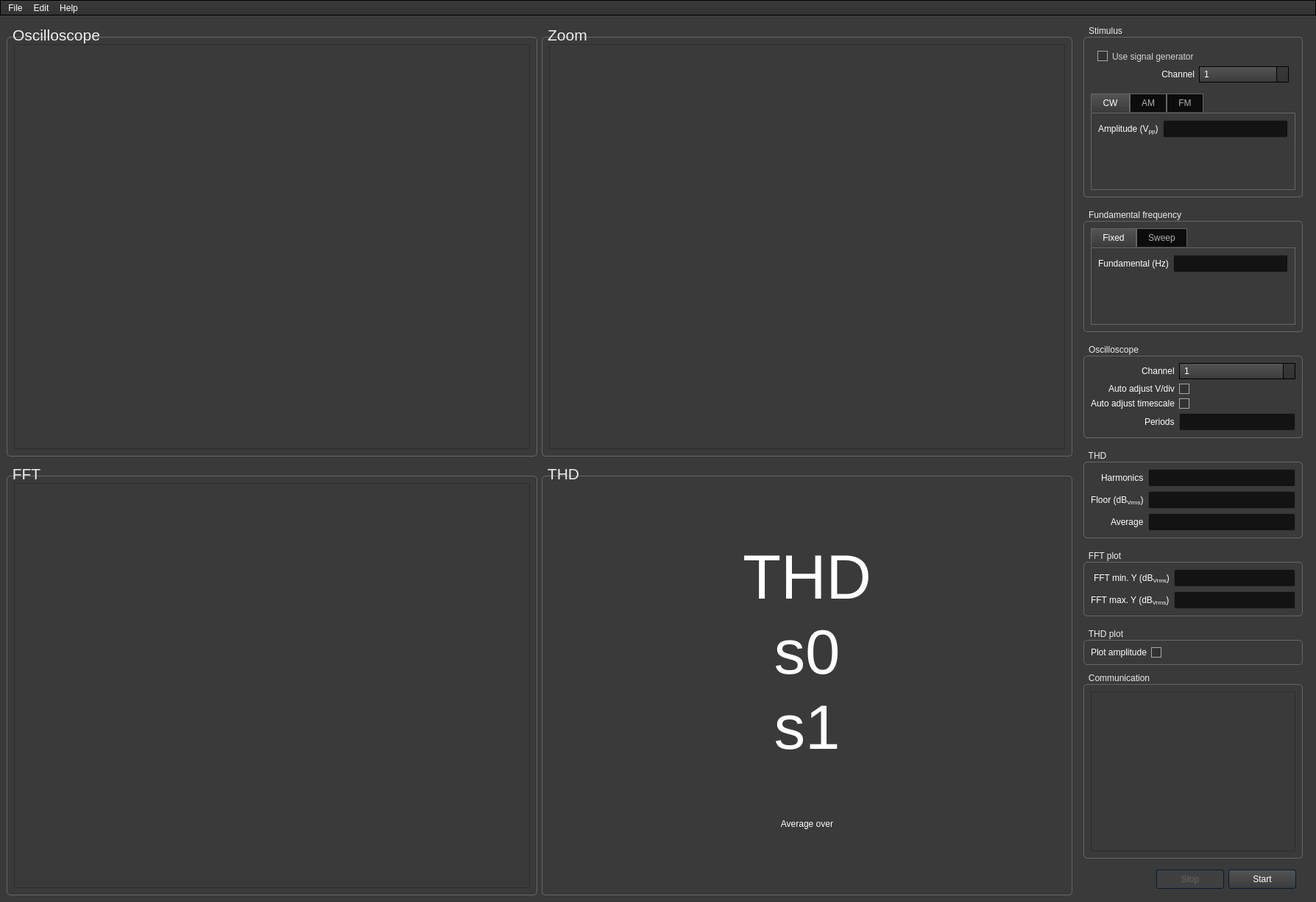
<?xml version="1.0" encoding="UTF-8"?>
<ui version="4.0">
 <class>MainWindow</class>
 <widget class="QMainWindow" name="MainWindow">
  <property name="geometry">
   <rect>
    <x>0</x>
    <y>0</y>
    <width>1788</width>
    <height>1225</height>
   </rect>
  </property>
  <property name="sizePolicy">
   <sizepolicy hsizetype="Expanding" vsizetype="Expanding">
    <horstretch>0</horstretch>
    <verstretch>0</verstretch>
   </sizepolicy>
  </property>
  <property name="windowTitle">
   <string>Yolo</string>
  </property>
  <property name="styleSheet">
   <string notr="true">/*Copyright (c) DevSec Studio. All rights reserved.

MIT License

Permission is hereby granted, free of charge, to any person obtaining a copy
of this software and associated documentation files (the &quot;Software&quot;), to deal
in the Software without restriction, including without limitation the rights
to use, copy, modify, merge, publish, distribute, sublicense, and/or sell
copies of the Software, and to permit persons to whom the Software is
furnished to do so, subject to the following conditions:

The above copyright notice and this permission notice shall be included in all
copies or substantial portions of the Software.

THE SOFTWARE IS PROVIDED *AS IS*, WITHOUT WARRANTY OF ANY KIND, EXPRESS OR
IMPLIED, INCLUDING BUT NOT LIMITED TO THE WARRANTIES OF MERCHANTABILITY,
FITNESS FOR A PARTICULAR PURPOSE AND NONINFRINGEMENT. IN NO EVENT SHALL THE
AUTHORS OR COPYRIGHT HOLDERS BE LIABLE FOR ANY CLAIM, DAMAGES OR OTHER
LIABILITY, WHETHER IN AN ACTION OF CONTRACT, TORT OR OTHERWISE, ARISING FROM,
OUT OF OR IN CONNECTION WITH THE SOFTWARE OR THE USE OR OTHER DEALINGS IN THE SOFTWARE.
*/

/*-----QWidget-----*/
QWidget
{
	background-color: #3a3a3a;
	color: #fff;
	selection-background-color: #b78620;
	selection-color: #000;

}


/*-----QLabel-----*/
QLabel
{
	background-color: transparent;
	color: #fff;

}


/*-----QMenuBar-----*/
QMenuBar 
{
	background-color: qlineargradient(spread:repeat, x1:1, y1:0, x2:1, y2:1, stop:0 rgba(57, 57, 57, 255),stop:1 rgba(50, 50, 50, 255));
	border: 1px solid #000;
	color: #fff;

}


QMenuBar::item 
{
	background-color: transparent;

}


QMenuBar::item:selected 
{
	background-color: rgba(183, 134, 32, 20%);
	border: 1px solid #b78620;
	color: #fff;

}


QMenuBar::item:pressed 
{
	background-color: rgb(183, 134, 32);
	border: 1px solid #b78620;
	color: #fff;

}


/*-----QMenu-----*/
QMenu
{
    background-color: qlineargradient(spread:repeat, x1:1, y1:0, x2:1, y2:1, stop:0 rgba(57, 57, 57, 255),stop:1 rgba(50, 50, 50, 255));
    border: 1px solid #222;
    padding: 4px;
	color: #fff;

}


QMenu::item
{
    background-color: transparent;
    padding: 2px 20px 2px 20px;

}


QMenu::separator
{
   	background-color: rgb(183, 134, 32);
	height: 1px;

}


QMenu::item:disabled
{
    color: #555;
    background-color: transparent;
    padding: 2px 20px 2px 20px;

}


QMenu::item:selected
{
	background-color: rgba(183, 134, 32, 20%);
	border: 1px solid #b78620;
	color: #fff;

}


/*-----QToolBar-----*/
QToolBar
{
	background-color: qlineargradient(spread:repeat, x1:1, y1:0, x2:1, y2:1, stop:0 rgba(69, 69, 69, 255),stop:1 rgba(58, 58, 58, 255));
	border-top: none;
	border-bottom: 1px solid #4f4f4f;
	border-left: 1px solid #4f4f4f;
	border-right: 1px solid #4f4f4f;

}


QToolBar::separator
{
	background-color: #2e2e2e;
	width: 1px;

}


/*-----QToolButton-----*/
QToolButton 
{
	background-color: transparent;
	color: #fff;
	padding: 5px;
	padding-left: 8px;
	padding-right: 8px;
	margin-left: 1px;
}


QToolButton:hover
{
	background-color: rgba(183, 134, 32, 20%);
	border: 1px solid #b78620;
	color: #fff;
	
}


QToolButton:pressed
{
	background-color: qlineargradient(spread:repeat, x1:1, y1:0, x2:1, y2:1, stop:0 rgba(57, 57, 57, 255),stop:1 rgba(50, 50, 50, 255));
	border: 1px solid #b78620;

}


QToolButton:checked
{
	background-color: qlineargradient(spread:repeat, x1:1, y1:0, x2:1, y2:1, stop:0 rgba(57, 57, 57, 255),stop:1 rgba(50, 50, 50, 255));
	border: 1px solid #222;
}


/*-----QPushButton-----*/
QPushButton
{
	background-color: qlineargradient(spread:repeat, x1:1, y1:0, x2:1, y2:1, stop:0 rgba(84, 84, 84, 255),stop:1 rgba(59, 59, 59, 255));
	color: #ffffff;
	min-width: 80px;
	border-style: solid;
	border-width: 1px;
	border-radius: 3px;
	border-color: #051a39;
	padding: 5px;

}


QPushButton::flat
{
	background-color: transparent;
	border: none;
	color: #fff;

}


QPushButton::disabled
{
	background-color: #404040;
	color: #656565;
	border-color: #051a39;

}


QPushButton::hover
{
	background-color: rgba(183, 134, 32, 20%);
	border: 1px solid #b78620;

}


QPushButton::pressed
{
	background-color: qlineargradient(spread:repeat, x1:1, y1:0, x2:1, y2:1, stop:0 rgba(74, 74, 74, 255),stop:1 rgba(49, 49, 49, 255));
	border: 1px solid #b78620;

}


QPushButton::checked
{
	background-color: qlineargradient(spread:repeat, x1:1, y1:0, x2:1, y2:1, stop:0 rgba(74, 74, 74, 255),stop:1 rgba(49, 49, 49, 255));
	border: 1px solid #222;

}


/*-----QLineEdit-----*/
QLineEdit
{
	background-color: #131313;
	color : #eee;
	border: 1px solid #343434;
	border-radius: 2px;
	padding: 3px;
	padding-left: 5px;

}


/*-----QPlainTExtEdit-----*/
QPlainTextEdit
{
	background-color: #131313;
	color : #eee;
	border: 1px solid #343434;
	border-radius: 2px;
	padding: 3px;
	padding-left: 5px;

}


/*-----QTabBar-----*/
QTabBar::tab
{
	background-color: qlineargradient(spread:repeat, x1:1, y1:0, x2:1, y2:1, stop:0 rgba(84, 84, 84, 255),stop:1 rgba(59, 59, 59, 255));
	color: #ffffff;
	border-style: solid;
	border-width: 1px;
	border-color: #666;
	border-bottom: none;
	padding: 5px;
	padding-left: 15px;
	padding-right: 15px;

}


QTabWidget::pane 
{
	background-color: red;
	border: 1px solid #666;
	top: 1px;

}


QTabBar::tab:last
{
	margin-right: 0; 

}


QTabBar::tab:first:!selected
{
	background-color: #0c0c0d;
	margin-left: 0px;

}


QTabBar::tab:!selected
{
	color: #b1b1b1;
	border-bottom-style: solid;
	background-color: #0c0c0d;

}


QTabBar::tab:selected
{
	margin-bottom: 0px;

}


QTabBar::tab:!selected:hover
{
	border-top-color: #b78620;

}


/*-----QComboBox-----*/
QComboBox
{
    background-color: qlineargradient(spread:repeat, x1:1, y1:0, x2:1, y2:1, stop:0 rgba(84, 84, 84, 255),stop:1 rgba(59, 59, 59, 255));
    border: 1px solid #000;
    padding-left: 6px;
    color: #ffffff;
    height: 20px;

}


QComboBox::disabled
{
	background-color: #404040;
	color: #656565;
	border-color: #051a39;

}


QComboBox:on
{
    background-color: #b78620;
	color: #000;

}


QComboBox QAbstractItemView
{
    background-color: #383838;
    color: #ffffff;
    border: 1px solid black;
    selection-background-color: #b78620;
    outline: 0;

}


QComboBox::drop-down
{
	background-color: qlineargradient(spread:repeat, x1:1, y1:0, x2:1, y2:1, stop:0 rgba(57, 57, 57, 255),stop:1 rgba(50, 50, 50, 255));
    subcontrol-origin: padding;
    subcontrol-position: top right;
    width: 15px;
    border-left-width: 1px;
    border-left-color: black;
    border-left-style: solid; 

}


QComboBox::down-arrow
{
    image: url(://arrow-down.png);
    width: 8px;
    height: 8px;
}


/*-----QSpinBox &amp; QDateTimeEdit-----*/
QSpinBox,
QDateTimeEdit 
{
    background-color: #131313;
	color : #eee;
	border: 1px solid #343434;
	padding: 3px;
	padding-left: 5px;
    border-radius : 2px;

}


QSpinBox::up-button, 
QDateTimeEdit::up-button
{
	border-top-right-radius:2px;
	background-color: #777777;
    width: 16px; 
    border-width: 1px;

}


QSpinBox::up-button:hover, 
QDateTimeEdit::up-button:hover
{
	background-color: #585858;

}


QSpinBox::up-button:pressed, 
QDateTimeEdit::up-button:pressed
{
	background-color: #252525;
    width: 16px; 
    border-width: 1px;

}


QSpinBox::up-arrow,
QDateTimeEdit::up-arrow
{
    image: url(://arrow-up.png);
    width: 7px;
    height: 7px;

}


QSpinBox::down-button, 
QDateTimeEdit::down-button
{
	border-bottom-right-radius:2px;
	background-color: #777777;
    width: 16px; 
    border-width: 1px;

}


QSpinBox::down-button:hover, 
QDateTimeEdit::down-button:hover
{
	background-color: #585858;

}


QSpinBox::down-button:pressed, 
QDateTimeEdit::down-button:pressed
{
	background-color: #252525;
    width: 16px; 
    border-width: 1px;

}


QSpinBox::down-arrow,
QDateTimeEdit::down-arrow
{
    image: url(://arrow-down.png);
    width: 7px;
    height: 7px;

}


/*-----QGroupBox-----*/
QGroupBox 
{
    border: 1px solid;
    border-color: #666666;
	border-radius: 5px;
    margin-top: 20px;

}


QGroupBox::title  
{
    background-color: transparent;
    color: #eee;
    subcontrol-origin: margin;
    padding: 5px;
	border-top-left-radius: 3px;
	border-top-right-radius: 3px;

}


/*-----QHeaderView-----*/
QHeaderView::section
{
    background-color: qlineargradient(spread:repeat, x1:1, y1:0, x2:1, y2:1, stop:0 rgba(60, 60, 60, 255),stop:1 rgba(50, 50, 50, 255));
	border: 1px solid #000;
    color: #fff;
    text-align: left;
	padding: 4px;
	
}


QHeaderView::section:disabled
{
    background-color: #525251;
    color: #656565;

}


QHeaderView::section:checked
{
    background-color: qlineargradient(spread:repeat, x1:1, y1:0, x2:1, y2:1, stop:0 rgba(60, 60, 60, 255),stop:1 rgba(50, 50, 50, 255));
    color: #fff;

}


QHeaderView::section::vertical::first,
QHeaderView::section::vertical::only-one
{
    border-top: 1px solid #353635;

}


QHeaderView::section::vertical
{
    border-top: 1px solid #353635;

}


QHeaderView::section::horizontal::first,
QHeaderView::section::horizontal::only-one
{
    border-left: 1px solid #353635;

}


QHeaderView::section::horizontal
{
    border-left: 1px solid #353635;

}


QTableCornerButton::section
{
    background-color: qlineargradient(spread:repeat, x1:1, y1:0, x2:1, y2:1, stop:0 rgba(60, 60, 60, 255),stop:1 rgba(50, 50, 50, 255));
	border: 1px solid #000;
    color: #fff;

}


/*-----QTreeWidget-----*/
QTreeView
{
	show-decoration-selected: 1;
	alternate-background-color: #3a3a3a;
	selection-color: #fff;
	background-color: #2d2d2d;
	border: 1px solid gray;
	padding-top : 5px;
	color: #fff;
	font: 8pt;

}


QTreeView::item:selected
{
	color:#fff;
	background-color: #b78620;
	border-radius: 0px;

}


QTreeView::item:!selected:hover
{
    background-color: #262626;
    border: none;
    color: white;

}


QTreeView::branch:has-children:!has-siblings:closed,
QTreeView::branch:closed:has-children:has-siblings 
{
	image: url(://tree-closed.png);

}


QTreeView::branch:open:has-children:!has-siblings,
QTreeView::branch:open:has-children:has-siblings  
{
	image: url(://tree-open.png);

}


/*-----QListView-----*/
QListView 
{
	background-color: qlineargradient(spread:repeat, x1:1, y1:0, x2:1, y2:1, stop:0 rgba(83, 83, 83, 255),stop:0.293269 rgba(81, 81, 81, 255),stop:0.634615 rgba(79, 79, 79, 255),stop:1 rgba(83, 83, 83, 255));
    border : none;
    color: white;
    show-decoration-selected: 1; 
    outline: 0;
	border: 1px solid gray;

}


QListView::disabled 
{
	background-color: #656565;
	color: #1b1b1b;
    border: 1px solid #656565;

}


QListView::item 
{
	background-color: #2d2d2d;
    padding: 1px;

}


QListView::item:alternate 
{
    background-color: #3a3a3a;

}


QListView::item:selected 
{
	background-color: #b78620;
	border: 1px solid #b78620;
	color: #fff;

}


QListView::item:selected:!active 
{
	background-color: #b78620;
	border: 1px solid #b78620;
	color: #fff;

}


QListView::item:selected:active 
{
	background-color: #b78620;
	border: 1px solid #b78620;
	color: #fff;

}


QListView::item:hover {
    background-color: #262626;
    border: none;
    color: white;

}


/*-----QCheckBox-----*/
QCheckBox
{
	background-color: transparent;
    color: lightgray;
	border: none;

}


QCheckBox::indicator
{
    background-color: #323232;
    border: 1px solid darkgray;
    width: 12px;
    height: 12px;

}


QCheckBox::indicator:checked
{
    image:url(&quot;./resources/check.png&quot;);
	background-color: #b78620;
    border: 1px solid #3a546e;

}


QCheckBox::indicator:checked:disabled
{
    image:url(&quot;./resources/check.png&quot;);
	background-color: #805D16;
    border: 1px solid #3a546e;

}


QCheckBox::indicator:unchecked:hover
{
	border: 1px solid #b78620; 

}


QCheckBox::disabled
{
	color: #656565;

}


QCheckBox::indicator:disabled
{
	background-color: #656565;
	color: #656565;
    border: 1px solid #656565;

}


/*-----QRadioButton-----*/
QRadioButton 
{
	color: lightgray;
	background-color: transparent;

}


QRadioButton::indicator::unchecked:hover 
{
	background-color: lightgray;
	border: 2px solid #b78620;
	border-radius: 6px;
}


QRadioButton::indicator::checked 
{
	border: 2px solid #b78620;
	border-radius: 6px;
	background-color: rgba(183,134,32,20%);  
	width: 9px; 
	height: 9px; 

}


/*-----QSlider-----*/
QSlider::groove:horizontal 
{
	background-color: transparent;
	height: 3px;

}


QSlider::sub-page:horizontal 
{
	background-color: #b78620;

}


QSlider::add-page:horizontal 
{
	background-color: #131313;

}


QSlider::handle:horizontal 
{
	background-color: #b78620;
	width: 14px;
	margin-top: -6px;
	margin-bottom: -6px;
	border-radius: 6px;

}


QSlider::handle:horizontal:hover 
{
	background-color: #d89e25;
	border-radius: 6px;

}


QSlider::sub-page:horizontal:disabled 
{
	background-color: #bbb;
	border-color: #999;

}


QSlider::add-page:horizontal:disabled 
{
	background-color: #eee;
	border-color: #999;

}


QSlider::handle:horizontal:disabled 
{
	background-color: #eee;
	border: 1px solid #aaa;
	border-radius: 3px;

}


/*-----QScrollBar-----*/
QScrollBar:horizontal
{
    border: 1px solid #222222;
    background-color: #3d3d3d;
    height: 15px;
    margin: 0px 16px 0 16px;

}


QScrollBar::handle:horizontal
{
	background-color: qlineargradient(spread:repeat, x1:1, y1:0, x2:1, y2:1, stop:0 rgba(97, 97, 97, 255),stop:1 rgba(90, 90, 90, 255));
	border: 1px solid #2d2d2d;
    min-height: 20px;

}


QScrollBar::add-line:horizontal
{
	background-color: qlineargradient(spread:repeat, x1:1, y1:0, x2:1, y2:1, stop:0 rgba(97, 97, 97, 255),stop:1 rgba(90, 90, 90, 255));
	border: 1px solid #2d2d2d;
    width: 15px;
    subcontrol-position: right;
    subcontrol-origin: margin;

}


QScrollBar::sub-line:horizontal
{
	background-color: qlineargradient(spread:repeat, x1:1, y1:0, x2:1, y2:1, stop:0 rgba(97, 97, 97, 255),stop:1 rgba(90, 90, 90, 255));
	border: 1px solid #2d2d2d;
    width: 15px;
    subcontrol-position: left;
    subcontrol-origin: margin;

}


QScrollBar::right-arrow:horizontal
{
    image: url(://arrow-right.png);
    width: 6px;
    height: 6px;

}


QScrollBar::left-arrow:horizontal
{
    image: url(://arrow-left.png);
    width: 6px;
    height: 6px;

}


QScrollBar::add-page:horizontal, QScrollBar::sub-page:horizontal
{
    background: none;

}


QScrollBar:vertical
{
    background-color: #3d3d3d;
    width: 16px;
	border: 1px solid #2d2d2d;
    margin: 16px 0px 16px 0px;

}


QScrollBar::handle:vertical
{
    background-color: qlineargradient(spread:repeat, x1:1, y1:0, x2:1, y2:1, stop:0 rgba(97, 97, 97, 255),stop:1 rgba(90, 90, 90, 255));
	border: 1px solid #2d2d2d;
    min-height: 20px;

}


QScrollBar::add-line:vertical
{
	background-color: qlineargradient(spread:repeat, x1:1, y1:0, x2:1, y2:1, stop:0 rgba(97, 97, 97, 255),stop:1 rgba(90, 90, 90, 255));
	border: 1px solid #2d2d2d;
    height: 15px;
    subcontrol-position: bottom;
    subcontrol-origin: margin;

}


QScrollBar::sub-line:vertical
{
	background-color: qlineargradient(spread:repeat, x1:1, y1:0, x2:1, y2:1, stop:0 rgba(97, 97, 97, 255),stop:1 rgba(90, 90, 90, 255));
	border: 1px solid #2d2d2d;
    height: 15px;
    subcontrol-position: top;
    subcontrol-origin: margin;

}


QScrollBar::up-arrow:vertical
{
    image: url(://arrow-up.png);
    width: 6px;
    height: 6px;

}


QScrollBar::down-arrow:vertical
{
    image: url(://arrow-down.png);
    width: 6px;
    height: 6px;

}


QScrollBar::add-page:vertical, QScrollBar::sub-page:vertical
{
    background: none;

}


/*-----QProgressBar-----*/
QProgressBar
{
    border: 1px solid #666666;
    text-align: center;
	color: #000;
	font-weight: bold;

}


QProgressBar::chunk
{
    background-color: #b78620;
    width: 30px;
    margin: 0.5px;

}
</string>
  </property>
  <widget class="QWidget" name="centralwidget">
   <layout class="QHBoxLayout" name="horizontalLayout">
    <item>
     <layout class="QGridLayout" name="gridLayout" rowstretch="1,1" columnstretch="1,1">
      <item row="1" column="0">
       <widget class="QGroupBox" name="fraFFT">
        <property name="sizePolicy">
         <sizepolicy hsizetype="Minimum" vsizetype="Minimum">
          <horstretch>0</horstretch>
          <verstretch>0</verstretch>
         </sizepolicy>
        </property>
        <property name="minimumSize">
         <size>
          <width>250</width>
          <height>250</height>
         </size>
        </property>
        <property name="font">
         <font>
          <pointsize>16</pointsize>
         </font>
        </property>
        <property name="title">
         <string>FFT</string>
        </property>
        <layout class="QHBoxLayout" name="horizontalLayout_6">
         <item>
          <widget class="QFrame" name="fraFFT2">
           <property name="frameShape">
            <enum>QFrame::StyledPanel</enum>
           </property>
           <property name="frameShadow">
            <enum>QFrame::Raised</enum>
           </property>
          </widget>
         </item>
        </layout>
       </widget>
      </item>
      <item row="0" column="1">
       <widget class="QGroupBox" name="fraZoom">
        <property name="sizePolicy">
         <sizepolicy hsizetype="Minimum" vsizetype="Minimum">
          <horstretch>0</horstretch>
          <verstretch>0</verstretch>
         </sizepolicy>
        </property>
        <property name="minimumSize">
         <size>
          <width>250</width>
          <height>250</height>
         </size>
        </property>
        <property name="font">
         <font>
          <pointsize>16</pointsize>
         </font>
        </property>
        <property name="autoFillBackground">
         <bool>false</bool>
        </property>
        <property name="title">
         <string>Zoom</string>
        </property>
        <property name="flat">
         <bool>false</bool>
        </property>
        <property name="checkable">
         <bool>false</bool>
        </property>
        <layout class="QHBoxLayout" name="horizontalLayout_3">
         <item>
          <widget class="QFrame" name="fraZoom2">
           <property name="frameShape">
            <enum>QFrame::StyledPanel</enum>
           </property>
           <property name="frameShadow">
            <enum>QFrame::Raised</enum>
           </property>
          </widget>
         </item>
        </layout>
       </widget>
      </item>
      <item row="0" column="0">
       <widget class="QGroupBox" name="fraOsc">
        <property name="sizePolicy">
         <sizepolicy hsizetype="Minimum" vsizetype="Minimum">
          <horstretch>0</horstretch>
          <verstretch>0</verstretch>
         </sizepolicy>
        </property>
        <property name="minimumSize">
         <size>
          <width>250</width>
          <height>250</height>
         </size>
        </property>
        <property name="font">
         <font>
          <pointsize>16</pointsize>
         </font>
        </property>
        <property name="title">
         <string>Oscilloscope</string>
        </property>
        <layout class="QHBoxLayout" name="horizontalLayout_5">
         <item>
          <widget class="QFrame" name="fraOsc2">
           <property name="frameShape">
            <enum>QFrame::StyledPanel</enum>
           </property>
           <property name="frameShadow">
            <enum>QFrame::Raised</enum>
           </property>
          </widget>
         </item>
        </layout>
       </widget>
      </item>
      <item row="1" column="1">
       <widget class="QGroupBox" name="fraTHD">
        <property name="sizePolicy">
         <sizepolicy hsizetype="Minimum" vsizetype="Minimum">
          <horstretch>0</horstretch>
          <verstretch>0</verstretch>
         </sizepolicy>
        </property>
        <property name="minimumSize">
         <size>
          <width>250</width>
          <height>250</height>
         </size>
        </property>
        <property name="font">
         <font>
          <pointsize>16</pointsize>
         </font>
        </property>
        <property name="title">
         <string>THD</string>
        </property>
        <layout class="QGridLayout" name="gridLayout_2">
         <item row="0" column="0">
          <widget class="QStackedWidget" name="stackTHD">
           <property name="currentIndex">
            <number>0</number>
           </property>
           <widget class="QWidget" name="pageFix">
            <layout class="QVBoxLayout" name="verticalLayout_4">
             <item>
              <spacer name="verticalSpacer_3">
               <property name="orientation">
                <enum>Qt::Vertical</enum>
               </property>
               <property name="sizeHint" stdset="0">
                <size>
                 <width>20</width>
                 <height>40</height>
                </size>
               </property>
              </spacer>
             </item>
             <item>
              <widget class="QLabel" name="lblTHD">
               <property name="font">
                <font>
                 <pointsize>64</pointsize>
                </font>
               </property>
               <property name="text">
                <string>THD</string>
               </property>
               <property name="alignment">
                <set>Qt::AlignCenter</set>
               </property>
              </widget>
             </item>
             <item>
              <widget class="QLabel" name="lblS0">
               <property name="font">
                <font>
                 <pointsize>64</pointsize>
                </font>
               </property>
               <property name="text">
                <string>s0</string>
               </property>
               <property name="alignment">
                <set>Qt::AlignCenter</set>
               </property>
              </widget>
             </item>
             <item>
              <widget class="QLabel" name="lblS1">
               <property name="font">
                <font>
                 <pointsize>64</pointsize>
                </font>
               </property>
               <property name="text">
                <string>s1</string>
               </property>
               <property name="alignment">
                <set>Qt::AlignCenter</set>
               </property>
              </widget>
             </item>
             <item>
              <spacer name="verticalSpacer_4">
               <property name="orientation">
                <enum>Qt::Vertical</enum>
               </property>
               <property name="sizeHint" stdset="0">
                <size>
                 <width>20</width>
                 <height>40</height>
                </size>
               </property>
              </spacer>
             </item>
             <item>
              <widget class="QLabel" name="lblAverage">
               <property name="text">
                <string>Average over</string>
               </property>
               <property name="alignment">
                <set>Qt::AlignCenter</set>
               </property>
              </widget>
             </item>
             <item>
              <spacer name="verticalSpacer_2">
               <property name="orientation">
                <enum>Qt::Vertical</enum>
               </property>
               <property name="sizeHint" stdset="0">
                <size>
                 <width>20</width>
                 <height>40</height>
                </size>
               </property>
              </spacer>
             </item>
            </layout>
           </widget>
           <widget class="QWidget" name="pageSweep"/>
          </widget>
         </item>
        </layout>
       </widget>
      </item>
     </layout>
    </item>
    <item>
     <widget class="QWidget" name="widgetRight" native="true">
      <property name="autoFillBackground">
       <bool>false</bool>
      </property>
      <layout class="QVBoxLayout" name="verticalLayout_6">
       <property name="leftMargin">
        <number>0</number>
       </property>
       <property name="topMargin">
        <number>0</number>
       </property>
       <property name="rightMargin">
        <number>0</number>
       </property>
       <property name="bottomMargin">
        <number>0</number>
       </property>
       <item>
        <widget class="QFrame" name="frame_2">
         <property name="sizePolicy">
          <sizepolicy hsizetype="Fixed" vsizetype="Preferred">
           <horstretch>0</horstretch>
           <verstretch>0</verstretch>
          </sizepolicy>
         </property>
         <property name="frameShape">
          <enum>QFrame::NoFrame</enum>
         </property>
         <property name="frameShadow">
          <enum>QFrame::Raised</enum>
         </property>
         <layout class="QVBoxLayout" name="verticalLayout_2">
          <property name="topMargin">
           <number>0</number>
          </property>
          <property name="bottomMargin">
           <number>0</number>
          </property>
          <item>
           <widget class="QWidget" name="widgetControls" native="true">
            <layout class="QVBoxLayout" name="verticalLayout_3">
             <property name="spacing">
              <number>12</number>
             </property>
             <property name="leftMargin">
              <number>0</number>
             </property>
             <property name="topMargin">
              <number>0</number>
             </property>
             <property name="rightMargin">
              <number>0</number>
             </property>
             <property name="bottomMargin">
              <number>0</number>
             </property>
             <item>
              <widget class="QGroupBox" name="groupSignalGenerator">
               <property name="title">
                <string>Stimulus</string>
               </property>
               <property name="checkable">
                <bool>false</bool>
               </property>
               <property name="checked">
                <bool>false</bool>
               </property>
               <layout class="QVBoxLayout" name="verticalLayout">
                <item>
                 <widget class="QFrame" name="frame">
                  <property name="frameShape">
                   <enum>QFrame::NoFrame</enum>
                  </property>
                  <property name="frameShadow">
                   <enum>QFrame::Raised</enum>
                  </property>
                  <property name="lineWidth">
                   <number>1</number>
                  </property>
                  <layout class="QFormLayout" name="formLayout_7">
                   <property name="labelAlignment">
                    <set>Qt::AlignRight|Qt::AlignTrailing|Qt::AlignVCenter</set>
                   </property>
                   <item row="1" column="0">
                    <widget class="QLabel" name="label">
                     <property name="text">
                      <string>Channel</string>
                     </property>
                     <property name="alignment">
                      <set>Qt::AlignRight|Qt::AlignTrailing|Qt::AlignVCenter</set>
                     </property>
                    </widget>
                   </item>
                   <item row="1" column="1">
                    <widget class="QComboBox" name="cboSDG_ch">
                     <item>
                      <property name="text">
                       <string>1</string>
                      </property>
                     </item>
                     <item>
                      <property name="text">
                       <string>2</string>
                      </property>
                     </item>
                    </widget>
                   </item>
                   <item row="0" column="0">
                    <widget class="QCheckBox" name="checkUseSDG">
                     <property name="text">
                      <string>Use signal generator</string>
                     </property>
                     <property name="checked">
                      <bool>true</bool>
                     </property>
                    </widget>
                   </item>
                  </layout>
                 </widget>
                </item>
                <item>
                 <widget class="QTabWidget" name="tabSDGModulation">
                  <property name="currentIndex">
                   <number>0</number>
                  </property>
                  <widget class="QWidget" name="tabCW">
                   <attribute name="title">
                    <string>CW</string>
                   </attribute>
                   <layout class="QFormLayout" name="formLayout_2">
                    <item row="0" column="0">
                     <widget class="QLabel" name="label_26">
                      <property name="text">
                       <string>Amplitude (V&lt;sub&gt;pp&lt;/sub&gt;)</string>
                      </property>
                     </widget>
                    </item>
                    <item row="0" column="1">
                     <widget class="QLineEdit" name="edtCW_amplitude"/>
                    </item>
                   </layout>
                  </widget>
                  <widget class="QWidget" name="tabAM">
                   <attribute name="title">
                    <string>AM</string>
                   </attribute>
                   <layout class="QFormLayout" name="formLayout_3">
                    <property name="labelAlignment">
                     <set>Qt::AlignRight|Qt::AlignTrailing|Qt::AlignVCenter</set>
                    </property>
                    <item row="0" column="0">
                     <widget class="QLabel" name="label_14">
                      <property name="text">
                       <string>Carrier frequency</string>
                      </property>
                     </widget>
                    </item>
                    <item row="0" column="1">
                     <widget class="QLineEdit" name="edtAM_freq"/>
                    </item>
                    <item row="2" column="0">
                     <widget class="QLabel" name="label_10">
                      <property name="text">
                       <string>Modulation depth (%)</string>
                      </property>
                     </widget>
                    </item>
                    <item row="2" column="1">
                     <widget class="QLineEdit" name="edtAM_modDepth"/>
                    </item>
                    <item row="1" column="0">
                     <widget class="QLabel" name="label_21">
                      <property name="text">
                       <string>Carrier amplitude (V&lt;sub&gt;pp&lt;/sub&gt;)</string>
                      </property>
                      <property name="textFormat">
                       <enum>Qt::AutoText</enum>
                      </property>
                     </widget>
                    </item>
                    <item row="1" column="1">
                     <widget class="QLineEdit" name="edtAM_amplitude"/>
                    </item>
                   </layout>
                  </widget>
                  <widget class="QWidget" name="tabFM">
                   <attribute name="title">
                    <string>FM</string>
                   </attribute>
                   <layout class="QFormLayout" name="formLayout_4">
                    <property name="labelAlignment">
                     <set>Qt::AlignRight|Qt::AlignTrailing|Qt::AlignVCenter</set>
                    </property>
                    <item row="0" column="0">
                     <widget class="QLabel" name="label_13">
                      <property name="text">
                       <string>Carrier frequency</string>
                      </property>
                     </widget>
                    </item>
                    <item row="0" column="1">
                     <widget class="QLineEdit" name="edtFM_freq"/>
                    </item>
                    <item row="2" column="0">
                     <widget class="QLabel" name="label_12">
                      <property name="text">
                       <string>Frequency deviation</string>
                      </property>
                     </widget>
                    </item>
                    <item row="2" column="1">
                     <widget class="QLineEdit" name="edtFM_freqDev"/>
                    </item>
                    <item row="1" column="0">
                     <widget class="QLabel" name="label_22">
                      <property name="text">
                       <string>Carrier amplitude (V&lt;sub&gt;pp&lt;/sub&gt;)</string>
                      </property>
                     </widget>
                    </item>
                    <item row="1" column="1">
                     <widget class="QLineEdit" name="edtFM_amplitude"/>
                    </item>
                   </layout>
                  </widget>
                 </widget>
                </item>
               </layout>
              </widget>
             </item>
             <item>
              <widget class="QGroupBox" name="groupBox">
               <property name="title">
                <string>Fundamental frequency</string>
               </property>
               <layout class="QVBoxLayout" name="verticalLayout_5">
                <item>
                 <widget class="QTabWidget" name="tabSDGFixedSweep">
                  <property name="currentIndex">
                   <number>0</number>
                  </property>
                  <widget class="QWidget" name="tabFixed">
                   <attribute name="title">
                    <string>Fixed</string>
                   </attribute>
                   <layout class="QFormLayout" name="formLayout_6">
                    <property name="labelAlignment">
                     <set>Qt::AlignRight|Qt::AlignTrailing|Qt::AlignVCenter</set>
                    </property>
                    <item row="0" column="0">
                     <widget class="QLabel" name="label_3">
                      <property name="text">
                       <string>Fundamental (Hz)</string>
                      </property>
                     </widget>
                    </item>
                    <item row="0" column="1">
                     <widget class="QLineEdit" name="edtSDGFixed_f0"/>
                    </item>
                   </layout>
                  </widget>
                  <widget class="QWidget" name="tabSweep">
                   <attribute name="title">
                    <string>Sweep</string>
                   </attribute>
                   <layout class="QFormLayout" name="formLayout">
                    <property name="labelAlignment">
                     <set>Qt::AlignRight|Qt::AlignTrailing|Qt::AlignVCenter</set>
                    </property>
                    <item row="0" column="0">
                     <widget class="QLabel" name="label_15">
                      <property name="text">
                       <string>Minimum frequency (Hz)</string>
                      </property>
                      <property name="alignment">
                       <set>Qt::AlignLeading|Qt::AlignLeft|Qt::AlignVCenter</set>
                      </property>
                     </widget>
                    </item>
                    <item row="0" column="1">
                     <widget class="QLineEdit" name="edtSDGSweep_minFreq"/>
                    </item>
                    <item row="1" column="0">
                     <widget class="QLabel" name="label_20">
                      <property name="text">
                       <string>Maximum frequency (Hz)</string>
                      </property>
                      <property name="alignment">
                       <set>Qt::AlignLeading|Qt::AlignLeft|Qt::AlignVCenter</set>
                      </property>
                     </widget>
                    </item>
                    <item row="1" column="1">
                     <widget class="QLineEdit" name="edtSDGSweep_maxFreq"/>
                    </item>
                    <item row="2" column="0">
                     <widget class="QLabel" name="label_23">
                      <property name="text">
                       <string>Frequency step (Hz)</string>
                      </property>
                     </widget>
                    </item>
                    <item row="2" column="1">
                     <widget class="QLineEdit" name="edtSDGSweep_step"/>
                    </item>
                   </layout>
                  </widget>
                 </widget>
                </item>
               </layout>
              </widget>
             </item>
             <item>
              <widget class="QGroupBox" name="groupOSC">
               <property name="title">
                <string>Oscilloscope</string>
               </property>
               <layout class="QFormLayout" name="formLayout_8">
                <property name="labelAlignment">
                 <set>Qt::AlignRight|Qt::AlignTrailing|Qt::AlignVCenter</set>
                </property>
                <item row="0" column="0">
                 <widget class="QLabel" name="label_2">
                  <property name="text">
                   <string>Channel</string>
                  </property>
                  <property name="alignment">
                   <set>Qt::AlignLeading|Qt::AlignLeft|Qt::AlignVCenter</set>
                  </property>
                 </widget>
                </item>
                <item row="0" column="1">
                 <widget class="QComboBox" name="cboSDS_ch">
                  <item>
                   <property name="text">
                    <string>1</string>
                   </property>
                  </item>
                  <item>
                   <property name="text">
                    <string>2</string>
                   </property>
                  </item>
                 </widget>
                </item>
                <item row="1" column="0">
                 <widget class="QLabel" name="label_24">
                  <property name="text">
                   <string>Auto adjust V/div</string>
                  </property>
                 </widget>
                </item>
                <item row="1" column="1">
                 <widget class="QCheckBox" name="checkSDS_autoVertical">
                  <property name="text">
                   <string/>
                  </property>
                 </widget>
                </item>
                <item row="2" column="0">
                 <widget class="QLabel" name="label_25">
                  <property name="text">
                   <string>Auto adjust timescale</string>
                  </property>
                 </widget>
                </item>
                <item row="2" column="1">
                 <widget class="QCheckBox" name="checkSDS_autoHorizontal">
                  <property name="text">
                   <string/>
                  </property>
                  <property name="checked">
                   <bool>true</bool>
                  </property>
                 </widget>
                </item>
                <item row="3" column="0">
                 <widget class="QLabel" name="label_4">
                  <property name="text">
                   <string>Periods</string>
                  </property>
                 </widget>
                </item>
                <item row="3" column="1">
                 <widget class="QLineEdit" name="edtSDSPeriods"/>
                </item>
               </layout>
              </widget>
             </item>
             <item>
              <widget class="QGroupBox" name="groupTHD">
               <property name="title">
                <string>THD</string>
               </property>
               <property name="alignment">
                <set>Qt::AlignLeading|Qt::AlignLeft|Qt::AlignVCenter</set>
               </property>
               <layout class="QFormLayout" name="formLayout_5">
                <property name="labelAlignment">
                 <set>Qt::AlignRight|Qt::AlignTrailing|Qt::AlignVCenter</set>
                </property>
                <item row="1" column="0">
                 <widget class="QLabel" name="label_5">
                  <property name="text">
                   <string>Harmonics</string>
                  </property>
                 </widget>
                </item>
                <item row="1" column="1">
                 <widget class="QLineEdit" name="edtTHDHarmonics"/>
                </item>
                <item row="2" column="0">
                 <widget class="QLabel" name="label_16">
                  <property name="text">
                   <string>Floor (dB&lt;sub&gt;V&lt;sub&gt;rms&lt;/sub&gt;&lt;/sub&gt;)</string>
                  </property>
                  <property name="alignment">
                   <set>Qt::AlignLeading|Qt::AlignLeft|Qt::AlignVCenter</set>
                  </property>
                 </widget>
                </item>
                <item row="2" column="1">
                 <widget class="QLineEdit" name="edtTHDFloor"/>
                </item>
                <item row="3" column="0">
                 <widget class="QLabel" name="label_9">
                  <property name="text">
                   <string>Average</string>
                  </property>
                 </widget>
                </item>
                <item row="3" column="1">
                 <widget class="QLineEdit" name="edtTHDAverage"/>
                </item>
               </layout>
              </widget>
             </item>
             <item>
              <widget class="QGroupBox" name="groupFFTPlot">
               <property name="title">
                <string>FFT plot</string>
               </property>
               <layout class="QFormLayout" name="formLayout_9">
                <property name="labelAlignment">
                 <set>Qt::AlignRight|Qt::AlignTrailing|Qt::AlignVCenter</set>
                </property>
                <item row="0" column="0">
                 <widget class="QLabel" name="label_17">
                  <property name="text">
                   <string>FFT min. Y (dB&lt;sub&gt;V&lt;sub&gt;rms&lt;/sub&gt;&lt;/sub&gt;)</string>
                  </property>
                  <property name="alignment">
                   <set>Qt::AlignLeading|Qt::AlignLeft|Qt::AlignVCenter</set>
                  </property>
                 </widget>
                </item>
                <item row="0" column="1">
                 <widget class="QLineEdit" name="edtFFTPlotMinY"/>
                </item>
                <item row="1" column="0">
                 <widget class="QLabel" name="label_18">
                  <property name="text">
                   <string>&lt;html&gt;&lt;head/&gt;&lt;body&gt;&lt;p&gt;FFT max. Y (dB&lt;span style=&quot; vertical-align:sub;&quot;&gt;Vrms&lt;/span&gt;)&lt;/p&gt;&lt;/body&gt;&lt;/html&gt;</string>
                  </property>
                  <property name="alignment">
                   <set>Qt::AlignLeading|Qt::AlignLeft|Qt::AlignVCenter</set>
                  </property>
                 </widget>
                </item>
                <item row="1" column="1">
                 <widget class="QLineEdit" name="edtFFTPlotMaxY"/>
                </item>
               </layout>
              </widget>
             </item>
             <item>
              <widget class="QGroupBox" name="groupTHDPlot">
               <property name="title">
                <string>THD plot</string>
               </property>
               <layout class="QFormLayout" name="formLayout_10">
                <property name="labelAlignment">
                 <set>Qt::AlignRight|Qt::AlignTrailing|Qt::AlignVCenter</set>
                </property>
                <item row="0" column="0">
                 <widget class="QLabel" name="label_6">
                  <property name="text">
                   <string>Plot amplitude</string>
                  </property>
                 </widget>
                </item>
                <item row="0" column="1">
                 <widget class="QCheckBox" name="edtTHDAmplitude">
                  <property name="text">
                   <string/>
                  </property>
                 </widget>
                </item>
               </layout>
              </widget>
             </item>
            </layout>
           </widget>
          </item>
          <item>
           <widget class="QGroupBox" name="groupComm">
            <property name="title">
             <string>Communication</string>
            </property>
            <layout class="QHBoxLayout" name="horizontalLayout_2">
             <item>
              <widget class="QTextEdit" name="textComm">
               <property name="font">
                <font>
                 <family>Monospace</family>
                </font>
               </property>
               <property name="lineWrapMode">
                <enum>QTextEdit::NoWrap</enum>
               </property>
               <property name="readOnly">
                <bool>true</bool>
               </property>
              </widget>
             </item>
            </layout>
           </widget>
          </item>
          <item>
           <widget class="QFrame" name="frame_5">
            <property name="frameShape">
             <enum>QFrame::NoFrame</enum>
            </property>
            <property name="frameShadow">
             <enum>QFrame::Raised</enum>
            </property>
            <layout class="QHBoxLayout" name="horizontalLayout_4">
             <item>
              <spacer name="horizontalSpacer">
               <property name="orientation">
                <enum>Qt::Horizontal</enum>
               </property>
               <property name="sizeHint" stdset="0">
                <size>
                 <width>40</width>
                 <height>20</height>
                </size>
               </property>
              </spacer>
             </item>
             <item>
              <widget class="QPushButton" name="btnStop">
               <property name="enabled">
                <bool>false</bool>
               </property>
               <property name="text">
                <string>Stop</string>
               </property>
              </widget>
             </item>
             <item>
              <widget class="QPushButton" name="btnStart">
               <property name="text">
                <string>Start</string>
               </property>
              </widget>
             </item>
            </layout>
           </widget>
          </item>
         </layout>
        </widget>
       </item>
      </layout>
     </widget>
    </item>
   </layout>
  </widget>
  <widget class="QMenuBar" name="menuBar">
   <property name="geometry">
    <rect>
     <x>0</x>
     <y>0</y>
     <width>1788</width>
     <height>25</height>
    </rect>
   </property>
   <widget class="QMenu" name="menuFile">
    <property name="title">
     <string>File</string>
    </property>
    <addaction name="actionSave_THD_plotfile"/>
    <addaction name="separator"/>
    <addaction name="actionQuit"/>
   </widget>
   <widget class="QMenu" name="menuHelp">
    <property name="title">
     <string>Help</string>
    </property>
    <addaction name="actionAbout"/>
   </widget>
   <widget class="QMenu" name="menuSettings">
    <property name="title">
     <string>Edit</string>
    </property>
    <addaction name="actionSettings"/>
   </widget>
   <addaction name="menuFile"/>
   <addaction name="menuSettings"/>
   <addaction name="menuHelp"/>
  </widget>
  <action name="actionAbout">
   <property name="text">
    <string>About...</string>
   </property>
  </action>
  <action name="actionSave_THD_plotfile">
   <property name="text">
    <string>Save THD plotfile</string>
   </property>
  </action>
  <action name="actionQuit">
   <property name="text">
    <string>Quit</string>
   </property>
  </action>
  <action name="actionSettings">
   <property name="text">
    <string>Settings ...</string>
   </property>
  </action>
 </widget>
 <tabstops>
  <tabstop>checkUseSDG</tabstop>
  <tabstop>cboSDG_ch</tabstop>
  <tabstop>tabSDGModulation</tabstop>
  <tabstop>edtCW_amplitude</tabstop>
  <tabstop>edtAM_freq</tabstop>
  <tabstop>edtAM_amplitude</tabstop>
  <tabstop>edtAM_modDepth</tabstop>
  <tabstop>edtFM_freq</tabstop>
  <tabstop>edtFM_amplitude</tabstop>
  <tabstop>edtFM_freqDev</tabstop>
  <tabstop>tabSDGFixedSweep</tabstop>
  <tabstop>edtSDGFixed_f0</tabstop>
  <tabstop>edtSDGSweep_minFreq</tabstop>
  <tabstop>edtSDGSweep_maxFreq</tabstop>
  <tabstop>edtSDGSweep_step</tabstop>
  <tabstop>cboSDS_ch</tabstop>
  <tabstop>checkSDS_autoVertical</tabstop>
  <tabstop>checkSDS_autoHorizontal</tabstop>
  <tabstop>edtSDSPeriods</tabstop>
  <tabstop>edtTHDHarmonics</tabstop>
  <tabstop>edtTHDFloor</tabstop>
  <tabstop>edtTHDAverage</tabstop>
  <tabstop>edtFFTPlotMinY</tabstop>
  <tabstop>edtFFTPlotMaxY</tabstop>
  <tabstop>edtTHDAmplitude</tabstop>
  <tabstop>textComm</tabstop>
  <tabstop>btnStop</tabstop>
  <tabstop>btnStart</tabstop>
 </tabstops>
 <resources/>
 <connections/>
</ui>
